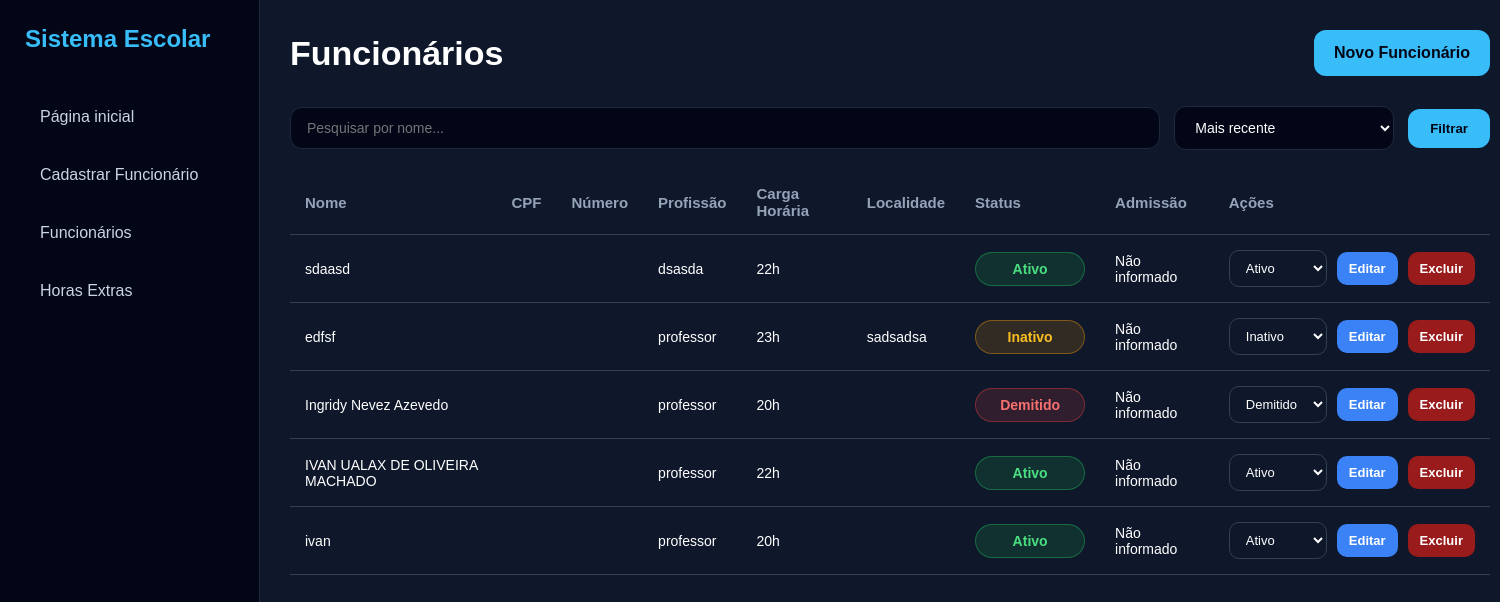
The page /funcionarios/ (signed in) on the database its author committed.
### funcionarios/models.py (models this page shows, shortened)
class Funcionario(models.Model):
    STATUS = (
        ('ativo', 'Ativo'),
        ('inativo', 'Inativo'),
        ('demitido', 'Demitido'),
    )
    nome = models.CharField(max_length=150)
    cpf = models.CharField(max_length=14)
    numero = models.CharField(
        max_length=20,
        blank=True,
        null=True
    )
    localidade = models.CharField(
        max_length=150,
        blank=True,
        null=True
    )
    escola = models.CharField(max_length=150)
    cargo = models.ForeignKey(
        Cargo,
        on_delete=models.SET_NULL,
        null=True,
        blank=True
    )
    carga_horaria = models.IntegerField(default=0)
    status = models.CharField(
        max_length=20,
        choices=STATUS,
        default='ativo'
    )
    data_admissao = models.DateField(
        blank=True,
        null=True
    )
    criado_em = models.DateTimeField(auto_now_add=True)

class Cargo(models.Model):
    nome = models.CharField(
        max_length=100,
        unique=True
    )

### funcionarios/views.py (the view)
@login_required(login_url='/login/')
def funcionarios(request):
    busca = request.GET.get('busca')
    ordem = request.GET.get('ordem')
    funcionarios = Funcionario.objects.all()
    if busca:
        funcionarios = funcionarios.filter(nome__icontains=busca)
    if ordem == 'antigo':
        funcionarios = funcionarios.order_by('id')
    else:
        funcionarios = funcionarios.order_by('-id')
    return render(
        request,
        'funcionarios.html',
        {
            'funcionarios': funcionarios,
            'busca': busca,
            'ordem': ordem,
        }
    )

### funcionarios/templates/funcionarios.html (shortened to what this page needs)
{% load static %}
<!DOCTYPE html>
<html lang="pt-br">
<head>
</head>
<body>
    <div class="sidebar">
        <div class="logo">
            Sistema Escolar
        </div>
        <a href="/">
            Página inicial
        </a>
        <a href="/funcionarios/cadastrar/">
            Cadastrar Funcionário
        </a>
        <a href="/funcionarios/">
            Funcionários
        </a>
        <a href="/horas-extras/">
            Horas Extras
        </a>
    </div>
    <div class="content">
        <div class="topo">
            <h1>
                Funcionários
            </h1>
            <a href="/funcionarios/cadastrar/">
                Novo Funcionário
            </a>
        </div>
        <form method="GET" class="filtros">
            <input
                type="text"
                name="busca"
                placeholder="Pesquisar por nome..."
                value="{{ busca|default:'' }}"
            >
            <select name="ordem">
                <option
                    value="recente"
                    {% if ordem != 'antigo' %}selected{% endif %}
                >
                    Mais recente
                </option>
            </select>
            <button type="submit">
                Filtrar
            </button>
        </form>
        <div class="box">
            <table>
                <tr>
                    <th>Nome</th>
                    <th>CPF</th>
                    <th>Número</th>
                    <th>Profissão</th>
                    <th>Carga Horária</th>
                    <th>Localidade</th>
                    <th>Status</th>
                    <th>Admissão</th>
                    <th>Ações</th>
                </tr>
                {% for funcionario in funcionarios %}
                <tr>
                    <td>{{ funcionario.nome }}</td>
                    <td>{{ funcionario.cpf }}</td>
                    <td>{{ funcionario.numero }}</td>
                    <td>
                        {% if funcionario.cargo %}
                            {{ funcionario.cargo.nome }}
                        {% else %}
                            Não informado
                        {% endif %}
                    </td>
                    <td>
                        {{ funcionario.carga_horaria }}h
                    </td>
                    <td>
                        {{ funcionario.localidade }}
                    </td>
                    <td>
                        {% if funcionario.status == 'ativo' %}
                            <span class="ativo">
                                Ativo
                            </span>
                        {% elif funcionario.status == 'inativo' %}
                            <span class="inativo">
                                Inativo
                            </span>
                        {% else %}
                            <span class="demitido">
                                Demitido
                            </span>
                        {% endif %}
                    </td>
                    <td>
                        {% if funcionario.data_admissao %}
                            {{ funcionario.data_admissao|date:"d/m/Y" }}
                        {% else %}
                            Não informado
                        {% endif %}
                    </td>
                    <td>
                        <div class="acoes">
                            <form
                                method="POST"
                                action="/funcionarios/status/{{ funcionario.id }}/"
                            >
                                <select
                                    name="status"
                                    class="status-select"
                                    onchange="this.form.submit()"
                                >
                                    <option
                                        value="ativo"
                                        {% if funcionario.status == 'ativo' %}selected{% endif %}
                                    >
                                        Ativo
                                    </option>
                                    <option
                                        value="inativo"
                                        {% if funcionario.status == 'inativo' %}selected{% endif %}
                                    >
                                        Inativo
                                    </option>
                                    <option
                                        value="demitido"
                                        {% if funcionario.status == 'demitido' %}selected{% endif %}
                                    >
                                        Demitido
                                    </option>
                                </select>
                            </form>
                            <a
                                href="/funcionarios/editar/{{ funcionario.id }}/"
                                class="btn-editar"
                            >
                                Editar
                            </a>
                            <a
                                href="#"
                                class="btn-excluir"
                                onclick="abrirModalExcluir('{{ funcionario.id }}', '{{ funcionario.nome }}')"
                            >
                                Excluir
                            </a>
                        </div>
                    </td>
                </tr>
                {% endfor %}
            </table>
        </div>
    </div>
</body>
</html>

### funcionarios/templates/funcionarios.html (style rules this page uses)
* { margin:0; padding:0; box-sizing:border-box; }
body { background:#0f172a; font-family:Arial; color:white; display:flex; min-height:100vh; }
.sidebar { width:260px; height:100vh; background:#020617; padding:25px; position:fixed; border-right:1px solid #1e293b; left:0; top:0; overflow-y:auto; }
.logo { font-size:24px; font-weight:bold; margin-bottom:40px; color:#38bdf8; }
.sidebar a { display:block; text-decoration:none; color:#cbd5e1; padding:15px; border-radius:12px; margin-bottom:10px; transition:0.3s; }
.content { margin-left:260px; width:100%; padding:30px; }
.topo { display:flex; justify-content:space-between; align-items:center; margin-bottom:30px; gap:15px; }
.topo h1 { font-size:34px; }
.topo a { background:#38bdf8; color:#020617; text-decoration:none; padding:14px 20px; border-radius:12px; font-weight:bold; transition:0.3s; }
.filtros { display:flex; gap:14px; margin-bottom:20px; align-items:center; }
.filtros input { flex:1; background:#020617; border:1px solid #1e293b; color:white; padding:12px 16px; border-radius:12px; outline:none; font-size:14px; }
.filtros select { width:220px; background:#020617; border:1px solid #1e293b; color:white; padding:12px 16px; border-radius:12px; outline:none; font-size:14px; }
.filtros button { background:#38bdf8; color:#020617; border:none; padding:12px 22px; border-radius:12px; font-weight:bold; cursor:pointer; transition:0.3s; }
table { width:100%; border-collapse:collapse; min-width:1200px; }
th { text-align:left; padding:15px; color:#94a3b8; border-bottom:1px solid #334155; font-size:15px; }
td { padding:15px; border-bottom:1px solid #334155; font-size:14px; }
.ativo, .inativo, .demitido { padding:8px 16px; border-radius:30px; font-weight:600; font-size:14px; display:inline-block; text-align:center; min-width:110px; border:1px solid transparent; }
.ativo { background:rgba(34,197,94,0.15); color:#4ade80; border-color:rgba(34,197,94,0.4); }
.inativo { background:rgba(245,158,11,0.15); color:#fbbf24; border-color:rgba(245,158,11,0.4); }
.demitido { background:rgba(239,68,68,0.15); color:#f87171; border-color:rgba(239,68,68,0.4); }
.acoes { display:flex; gap:10px; align-items:center; flex-wrap:nowrap; }
.status-select { background:#0f172a; border:1px solid #334155; color:white; padding:9px 12px; border-radius:10px; outline:none; font-size:13px; cursor:pointer; }
.btn-editar { background:#3b82f6; color:white; padding:9px 12px; border-radius:10px; text-decoration:none; font-size:13px; font-weight:600; transition:0.3s; }
.btn-excluir { background:#991b1b; color:white; padding:9px 12px; border-radius:10px; text-decoration:none; font-size:13px; font-weight:600; transition:0.3s; }

### rows shown on the page
Funcionario: nome "sdaasd", cargo.nome "dsasda", carga_horaria "22", shows "Ativo", shows "Não informado", status "Ativo"
Funcionario: nome "edfsf", cargo.nome "professor", carga_horaria "23", localidade "sadsadsa", shows "Inativo", shows "Não informado", status "Inativo"
Funcionario: nome "Ingridy Nevez Azevedo", cargo.nome "professor", carga_horaria "20", shows "Demitido", shows "Não informado", status "Demitido"
Funcionario: nome "IVAN UALAX DE OLIVEIRA MACHADO", cargo.nome "professor", carga_horaria "22", shows "Ativo", shows "Não informado", status "Ativo"
Funcionario: nome "ivan", cargo.nome "professor", carga_horaria "20", shows "Ativo", shows "Não informado", status "Ativo"
